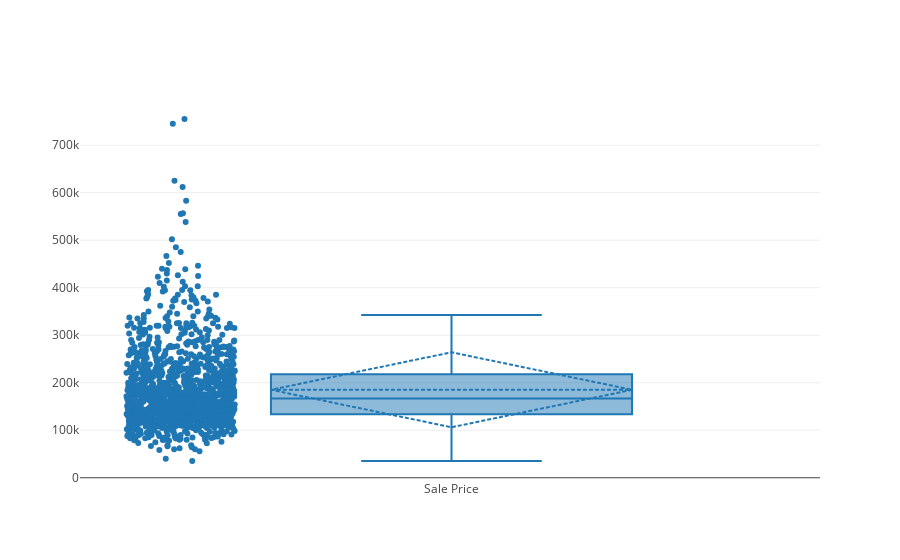

Notebook cell for this chart:
### Markdown cell above
### Plotting the Sale Price column

From the plots, we can see that dependent column distribution is positively skewed. That means we can apply **log transformation**(linear tranformation) so later on our dependent column will have linear relationship with the other columns.
<br>
<br>
Since there are no zero or negative values, we don't need to remove any outliers for this column.

### Code cell
#plotting target column
f,a=plt.subplots(figsize=(8,6))
plt.title('Before log(1+x)')
sns.distplot(df_train['SalePrice'],fit=stats.norm)
plt.show()




obj = go.Box(y=df_train["SalePrice"], name="Sale Price", boxmean='sd', boxpoints = 'all')
fig = go.Figure([obj])
plotly.offline.iplot(fig, filename="Sale Price Box Plot")

### Figure 1 — Plotly figure (JSON) as saved in the notebook; plotly's stock layout.template omitted (floating-point values rounded to 4 significant figures; data arrays with more than 128 entries replaced by an {"elided": "..."} marker saying what was removed)
{"data": [{"boxmean": "sd", "boxpoints": "all", "name": "Sale Price", "type": "box", "uid": "8b29f8df-7f6d-40e1-8cd1-195a4229a480", "y": {"elided": "1370 int values"}}], "layout": {}}
